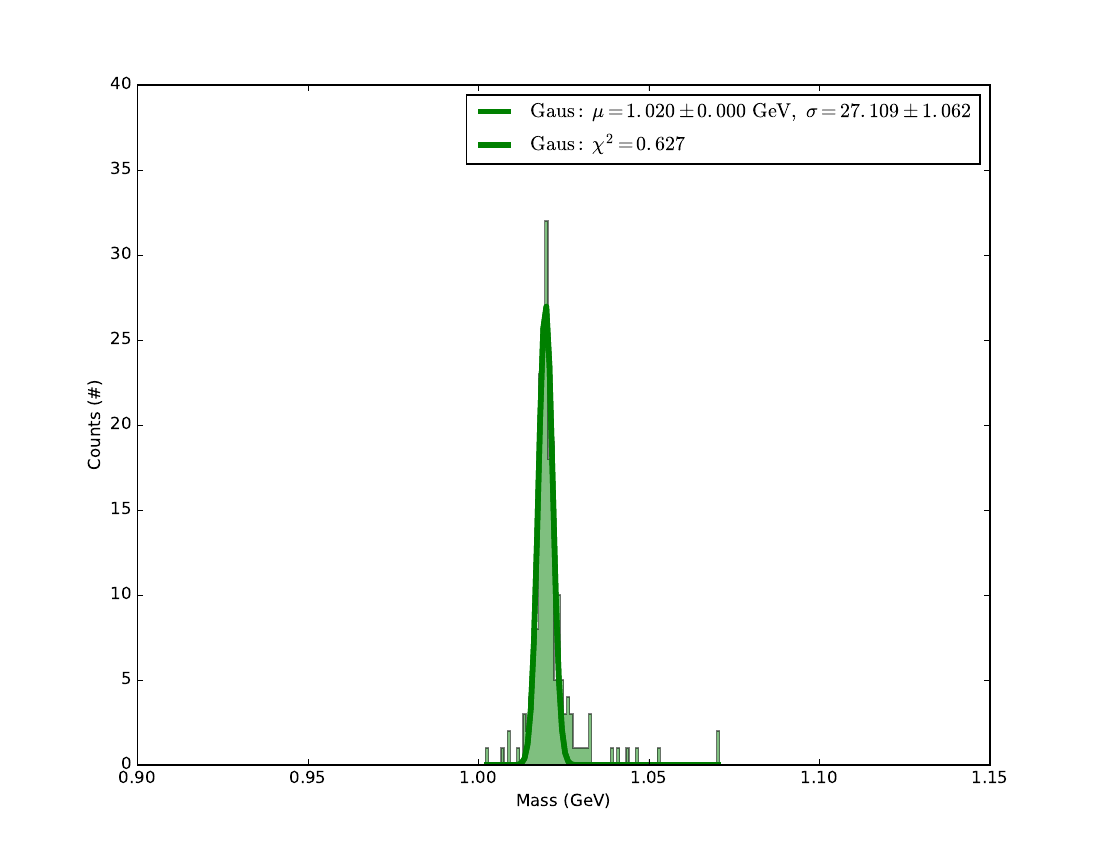

Write Python code to recreate this figure.
import numpy as np
import matplotlib.pyplot as plt
from ROOT import TLorentzVector
from scipy.optimize import curve_fit
import pandas as pd

data = pd.DataFrame.from_csv('truth.csv') #Read data from csv file
data = data.apply(pd.to_numeric, errors='coerce') #Make the numbers the right type

fig = plt.figure(num=None, figsize=(11,8.5), dpi=200, facecolor='w', edgecolor='k')

num_bins = 75
def chi_2(ys,yknown):
    total = 0
    for i in xrange(len(yknown)):
        temp = (ys[i]-yknown[i])**2.0
        if yknown[i] == 0:
            total += temp
        else :
            total += temp/yknown[i]
    return total/len(yknown)

def gauss(x,a,x0,sigma):
    return a*np.exp(-(x-x0)**2/(2*sigma**2))

mom = 0
phi_mass = []
temp = TLorentzVector(0,0,0,0)
for index, row in data.iterrows():
    if row.ID == 333:
        if temp.M() != 0 and temp.M() < 1.2:
            phi_mass.append(temp.M())
        temp.SetPxPyPzE(0,0,0,0)
        mom = row['event']
    elif np.abs(row.ID) == 321 and row.mother == mom:
        temp = temp + TLorentzVector(row.Px,row.Py,row.Pz,row.E)

mass_sum = np.array(phi_mass)

hist, bin_edges = np.histogram(mass_sum,bins=num_bins)
xdata = 0.5*(bin_edges[1:]+bin_edges[:-1])
ydata = hist

n, bins, patches = plt.hist(mass_sum, num_bins, histtype=u'stepfilled',facecolor='g' , alpha=0.5)

n = len(xdata)
mean = sum(xdata*ydata)/n 
x0 = np.array([mean,1])

popt, pcov = curve_fit(gauss, xdata, ydata,p0=[1,mean,1])
perr = np.sqrt(np.diag(pcov))
plt.plot(xdata,gauss(xdata,*popt),'g-', lw=4,
    label=r'$\mathrm{Gaus:\ \mu=%.3f \pm %.3f \ GeV,}\ \sigma=%.3f \pm %.3f$' %(popt[1], perr[1], popt[0], perr[0]))
plt.plot(xdata,gauss(xdata,*popt),'g-', lw=4,
    label=r'$\mathrm{Gaus: \ \chi^{2} = %.3f}$' %(chi_2(gauss(xdata,*popt),ydata)))

plt.xlim([0.9,1.15])
plt.ylim([0,40])
plt.xlabel(r'Mass (GeV)')
plt.ylabel(r'Counts (#)')
plt.legend(loc=1)
plt.savefig('non_smear.pdf')